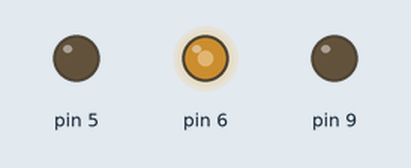
Recording of a sketch running on a simulated Arduino Uno, built with avr-gcc and run on an emulated ATmega328P. Shown: output pins drawn as LEDs (lit = HIGH).

Above: at 0.15 s.
At 4.65 s:
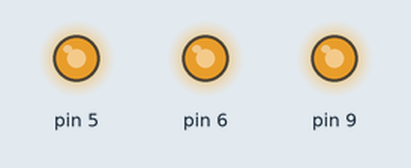
At 8.86 s:
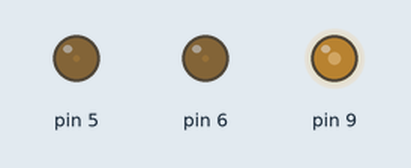
At 17.28 s:
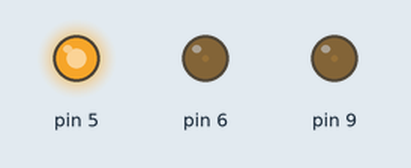
At 25.72 s:
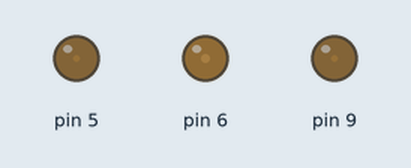
At 34.74 s:
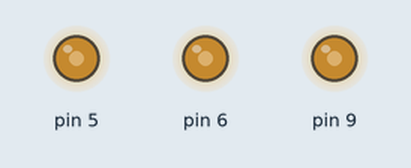
Timing chart, 0 to 34.9 s (numbered marks = the images above):
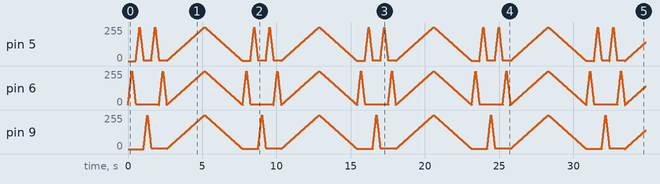

The sketch:

sketch_may27h.ino
```cpp
// C++ code
//
void setup()
{
  pinMode(6, OUTPUT);
}

void loop()
{
  for(int i=0; i<255; i+=10){
  analogWrite(6, i);
  delay(10); // Wait for 1000 millisecond(s)
  }

  for(int i=255; i>0; i-=10){
  analogWrite(6, i);
  delay(10); // Wait for 1000 millisecond(s)
  }

  for(int i=0; i<255; i+=10){
  analogWrite(5, i);
  delay(10); // Wait for 1000 millisecond(s)
  }

  for(int i=255; i>0; i-=10){
  analogWrite(5, i);
  delay(10); // Wait for 1000 millisecond(s)
  }

  for(int i=0; i<255; i+=10){
  analogWrite(9, i);
  delay(10); // Wait for 1000 millisecond(s)
  }

  for(int i=255; i>0; i-=10){
  analogWrite(9, i);
  delay(10); // Wait for 1000 millisecond(s)
  }

      for(int i=0; i<255; i+=10){
  analogWrite(5, i);
  delay(10); // Wait for 1000 millisecond(s)
    }

    for(int i=255; i>0; i-=10){
  analogWrite(5, i);
  delay(10); // Wait for 1000 millisecond(s)
  }

      for(int i=0; i<255; i+=10){
  analogWrite(6, i);
  delay(10); // Wait for 1000 millisecond(s)
  }

  for(int i=255; i>0; i-=10){
  analogWrite(6, i);
  delay(10); // Wait for 1000 millisecond(s)
  }


  for(int i=0; i<255; i++){
    analogWrite(6, i);
    analogWrite(5, i);
    analogWrite(9, i);
    delay(10);
  }

  for(int i=255; i>0; i--){
    analogWrite(6, i);
    analogWrite(5, i);
    analogWrite(9, i);
    delay(10);
  }


  }
```
